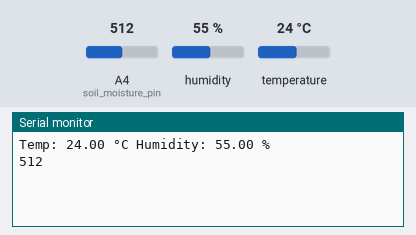
Bench run of a sketch on a simulated Arduino Uno, built with avr-gcc and run on an emulated ATmega328P. Parts: the last lines printed to the serial monitor. The inputs (shaded band) are chosen by the test bench; at power-on: humidity 55 %, A4 (soil_moisture_pin) = 512, temperature 24 °C.

Above: at 3.2 s.
3.3 s: humidity set to 22 %
At 4.9 s:
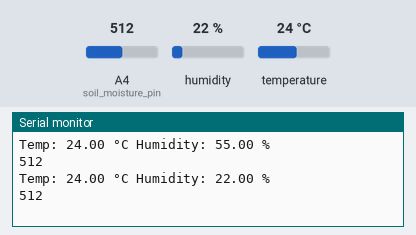
6.0 s: A4 (soil_moisture_pin) set to 716
At 7.3 s:
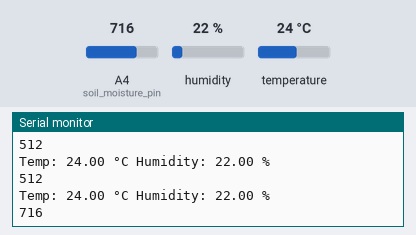
8.7 s: temperature set to 12 °C
At 11.0 s:
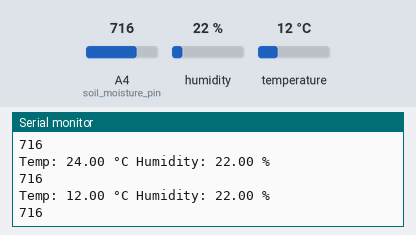
11.4 s: A4 (soil_moisture_pin) set to 900
At 13.4 s:
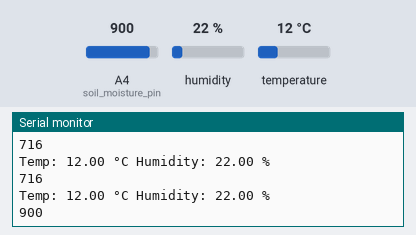
14.1 s: humidity set to 40 %
At 14.6 s:
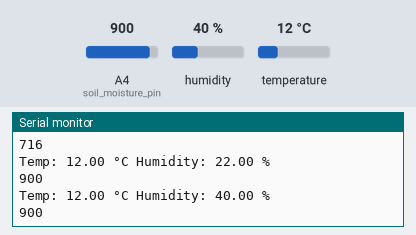
Timing chart, 0 to 17.1 s (numbered marks = the images above; inputs shaded):
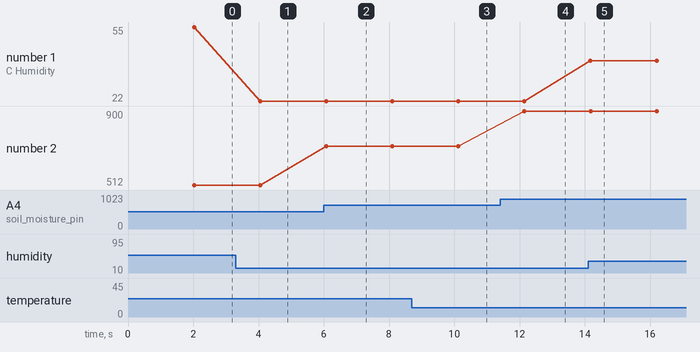

The sketch:

moisture.ino
```cpp
#include <DHT.h>

DHT dht(26, DHT11);
#define soil_moisture_pin 4
void setup() {
  // put your setup code here, to run once:
  dht.begin();
  delay(2000);
  Serial.begin(115200);


}

void loop() {
  // put your main code here, to run repeatedly:
  float temp = dht.readTemperature();
  float humidity = dht.readHumidity();
  Serial.print("Temp: ");
  Serial.print(temp);
  Serial.print(" °C ");
  Serial.print("Humidity: ");
  Serial.print(humidity);
  Serial.println(" % ");
  Serial.println(analogRead(soil_moisture_pin));
  delay(2000);

}
```

Measured:
- after the input at 3.3 s, the serial monitor: prints a new line after 0.75 s (image 1)
- after the input at 6.0 s, the serial monitor: prints a new line after 0.08 s (image 2)
- after the input at 8.7 s, the serial monitor: prints a new line after 1.4 s (image 3)
- after the input at 11.4 s, the serial monitor: prints a new line after 0.75 s (image 4)
- after the input at 14.1 s, the serial monitor: prints a new line after 0.07 s (image 5)
- plotted number 1: 55 → 22 after the input at 3.3 s, 22 → 40 after the input at 14.1 s
- plotted number 2: 512 → 716 after the input at 6.0 s, 716 → 900 after the input at 11.4 s
